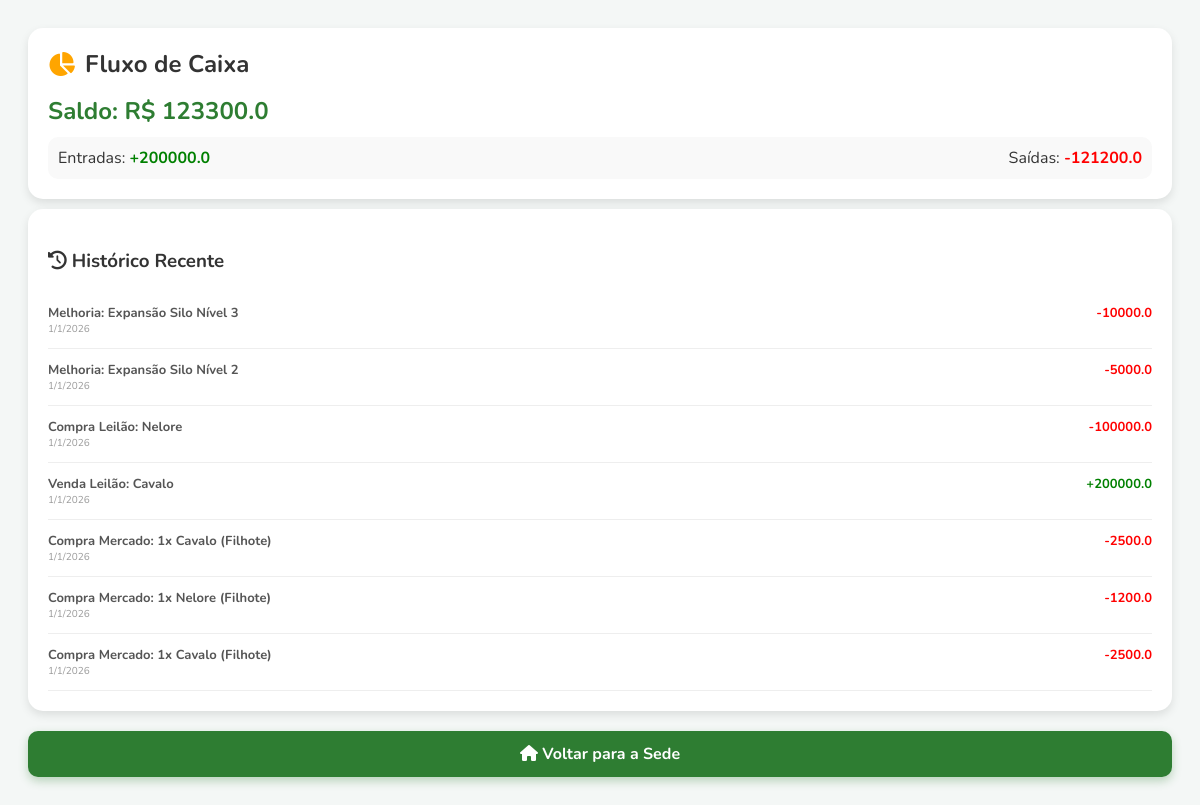
Page /financeiro (signed in) on the committed database.
### app.py (models this page shows, shortened)
class Usuario(db.Model):
    id = db.Column(db.Integer, primary_key=True)
    nome = db.Column(db.String(50), unique=True)
    email = db.Column(db.String(100)); senha_hash = db.Column(db.String(128))
    dinheiro = db.Column(db.Float, default=50000.0)
    dia = db.Column(db.Integer, default=1); mes = db.Column(db.Integer, default=1); ano = db.Column(db.Integer, default=2026)
    hora = db.Column(db.Integer, default=6)
    fazendas = db.relationship('Fazenda', backref='dono', lazy=True)
    transacoes = db.relationship('Transacao', backref='usuario', lazy=True, order_by="desc(Transacao.id)")

class Transacao(db.Model):
    id = db.Column(db.Integer, primary_key=True)
    usuario_id = db.Column(db.Integer, db.ForeignKey('usuario.id'))
    descricao = db.Column(db.String(100)); valor = db.Column(db.Float); tipo = db.Column(db.String(20)); data_jogo = db.Column(db.String(20))

### app.py (the view)
@app.route('/financeiro')
def financeiro():
    if 'user_id' not in session: return redirect('/login')
    u = db.session.get(Usuario, session['user_id'])
    e = sum(t.valor for t in u.transacoes if t.valor > 0); s = sum(t.valor for t in u.transacoes if t.valor < 0)
    return render_template('financeiro.html', user=u, entradas=e, saidas=s, saldo=u.dinheiro)

### app.py (called while the page is built)
@app.after_request
def add_header(response):
    response.headers['Cache-Control'] = 'no-store, no-cache, must-revalidate, max-age=0'
    response.headers['Pragma'] = 'no-cache'
    response.headers['Expires'] = '-1'
    return response

### templates/financeiro.html (shortened to what this page needs)
<!DOCTYPE html>
<html>
<head>
    <link rel="stylesheet" href="https://cdnjs.cloudflare.com/ajax/libs/font-awesome/6.4.0/css/all.min.css">
</head>
<body>
    <div class="card">
        <h2><i class="fas fa-chart-pie" style="color:orange"></i> Fluxo de Caixa</h2>
        <h3 style="color:#2e7d32; font-size: 24px; margin: 10px 0;">Saldo: R$ {{ saldo }}</h3>
        <div style="display:flex; justify-content:space-between; background:#f9f9f9; padding:10px; border-radius:10px;">
            <div>Entradas: <span class="val-pos">+{{ entradas }}</span></div>
            <div>Saídas: <span class="val-neg">{{ saidas }}</span></div>
        </div>
    </div>
    <div class="card">
        <h3><i class="fas fa-history"></i> Histórico Recente</h3>
        {% for t in user.transacoes[:20] %}
        <div class="trans-item">
            <span>
                <div style="font-weight:bold; color:#555">{{ t.descricao }}</div>
                <div style="font-size:10px; color:#999">{{ t.data_jogo }}</div>
            </span>
            <span class="{{ 'val-pos' if t.valor > 0 else 'val-neg' }}">
                {{ '+' if t.valor > 0 else '' }}{{ t.valor }}
            </span>
        </div>
        {% endfor %}
    </div>
    {% if user.fazendas|length > 0 %}
        <a href="/fazenda/{{ user.fazendas[0].id }}" class="back-btn"><i class="fas fa-home"></i> Voltar para a Sede</a>
    {% else %}
        <a href="/" class="back-btn"><i class="fas fa-map"></i> Voltar para o Mapa</a>
    {% endif %}
</body>
</html>

### templates/financeiro.html (style rules this page uses)
body { font-family: 'Nunito', sans-serif; background: #f4f7f6; padding: 20px; color: #333; }
.card { background: white; padding: 20px; border-radius: 15px; margin-bottom: 10px; box-shadow: 0 4px 10px rgba(0,0,0,0.1); }
h2 { margin: 0 0 15px 0; color: #333; display: flex; align-items: center; gap: 10px; }
.trans-item { display: flex; justify-content: space-between; border-bottom: 1px solid #eee; padding: 12px 0; font-size: 13px; }
.val-pos { color: green; font-weight: bold; }
.val-neg { color: red; font-weight: bold; }
.back-btn { display: block; text-align: center; margin-top: 20px; background: #2e7d32; color: white; padding: 12px; border-radius: 10px; text-decoration: none; font-weight: bold; box-shadow: 0 4px 10px rgba(46, 125, 50, 0.3); }

### rows in the picture
Usuario: dinheiro "123300.0"
Transacao: descricao "Melhoria: Expansão Silo Nível 3", data_jogo "1/1/2026", valor "-10000.0"
Transacao: descricao "Melhoria: Expansão Silo Nível 2", data_jogo "1/1/2026", valor "-5000.0"
Transacao: descricao "Compra Leilão: Nelore", data_jogo "1/1/2026", valor "-100000.0"
Transacao: descricao "Venda Leilão: Cavalo", data_jogo "1/1/2026", valor "+", valor "200000.0"
Transacao: descricao "Compra Mercado: 1x Cavalo (Filhote)", data_jogo "1/1/2026", valor "-2500.0"
Transacao: descricao "Compra Mercado: 1x Nelore (Filhote)", data_jogo "1/1/2026", valor "-1200.0"
Transacao: descricao "Compra Mercado: 1x Cavalo (Filhote)", data_jogo "1/1/2026", valor "-2500.0"

### other values in the picture
{{ entradas }} "200000.0"
{{ saidas }} "-121200.0"
